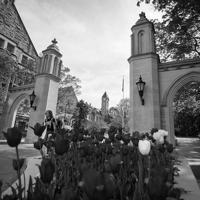
#> input picture MLSP/Assignment1/sg_train.jpg, 200 x 200 px
$ python GradientDescentFinal.py   (Python 2 division)   (older library calls are emulated)
#> lines starting #> are read from the running program, lines starting #| are printed output that depends on the picture; long printed decimals are rounded
from __future__ import division
from scipy.io import loadmat
from scipy.misc import imread, toimage
from PIL import Image
import numpy as np
import matplotlib.pyplot as plt
import matplotlib
import math


def g_fx(x):
    return 1. / (1. + np.exp(-x))

def g_dash_fx(x):
    return g_fx(x) * (1. - g_fx(x))

def get_img_and_data_matrix(img, f):
    img_small = img[:186, :186]
    img_small = img_small.ravel()
    data_matrix = np.random.random((225, 186 * 186))
    for i in range(len(f)):
        data_matrix[i] = img_small
    temp = list()
    temp.append(img_small)
    img_small = np.array(temp)
    return img_small.T, data_matrix

def gradient_desc(img, f, N):
    eta = 1
    s, data_matrix = get_img_and_data_matrix(img, f)
    errors = []
    for i in range(N):
        ft_X = np.dot(f.T, data_matrix)
        g_vec = g_fx(ft_X)
        s_T_minus_g_vec = s.T - g_vec
        g_vec_dash = g_dash_fx(ft_X)
        hadamard_product = np.multiply(s_T_minus_g_vec, g_vec_dash)
        error = -(2/186.)* np.sum( np.dot(data_matrix, hadamard_product.T))
        f += eta * np.fabs(error)
        print 'iterations done : ', i, error
        errors.append(error)

    s_new = np.dot(f.T, data_matrix)
    s_new = s_new.reshape((186, 186))
    return s_new, errors, f

if __name__ == '__main__':
    iterations = 2000
    train_clear = imread('./sg_train.jpg')
#> train_clear is the input picture: shape (200, 200); min 0, max 255, mean 114.6
    train_clear = train_clear/255.0
    train_clear = train_clear[:186, :186]
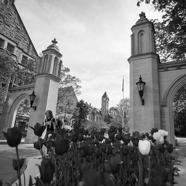
#> train_clear: shape (186, 186) float64; min 0, max 1, mean 0.485

    noisy_train = imread('./sgx_train.jpg')
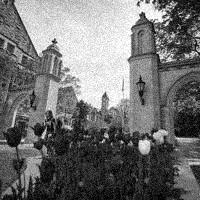
#> input picture MLSP/Assignment1/sgx_train.jpg, 200 x 200 px
#> noisy_train is the input picture: shape (200, 200); min 0, max 255, mean 114.1
    test_image_bw = noisy_train / 255.0
    f = np.random.uniform(low=0.001, high=1, size=(225, 1))
    filtered_image, errors, f = gradient_desc(test_image_bw, f, iterations)
#> in get_img_and_data_matrix, `img_small = img[:186, :186]`:
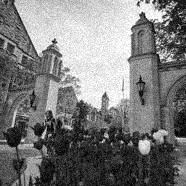
#> img_small: shape (186, 186) float64; min 0, max 1, mean 0.483
#> the loop in gradient_desc, `for i in range(N):` made 2000 passes
#> error on passes 1 to 3: 1.28, 0.0451, 0.0422
#| iterations done :  0 1.284
#| iterations done :  1 0.04512
#| iterations done :  2 0.04215
#| iterations done :  3 0.03961
#| iterations done :  4 0.0374
#| iterations done :  5 0.03546
#| iterations done :  6 0.03375
#| iterations done :  7 0.03222
#> (further printed lines are left out)
#> after the loop in gradient_desc, `for i in range(N):`: errors = 2000 values, max 1.28 at index 0, min 0.000547 at index 1999, mean 0.00286; f = 225 values, max 6.72 at index 149, min 5.73 at index 99, mean 6.22

    diff_img = np.subtract(test_image_bw[:186, :186], filtered_image)
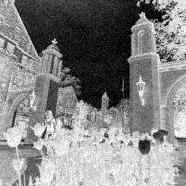
#> diff_img: shape (186, 186) float64; min -1399.6, max 0, mean -675.6; drawn with min black and max white

    # toimage(filtered_image).save('.\pics\outfile' + str(iterations) + '.jpg')
    # toimage(diff_img).save('.\pics\diff' + str(iterations) + '.jpg')

    test_image = imread('./sgx_test.jpg')
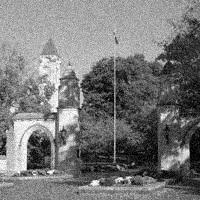
#> input picture MLSP/Assignment1/sgx_test.jpg, 200 x 200 px
#> test_image is the input picture: shape (200, 200); min 0, max 255, mean 120
    test_image = test_image / 255.0
    test_image = test_image[:186, :186]
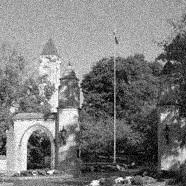
#> test_image: shape (186, 186) float64; min 0, max 1, mean 0.486
    test_data = get_img_and_data_matrix(test_image, f)[1]

    filtered_test_image = np.dot(f.T, test_data)
    filtered_test_image = filtered_test_image.reshape((186, 186))


    # bad_image = np.subtract(test_image, diff_img)
    # toimage(filtered_test_image).save('.\pics\check' + str(iterations) + '.jpg')
    # plt.plot(errors)
    plt.imshow(filtered_test_image)
    plt.gray()
    #
    plt.show()
